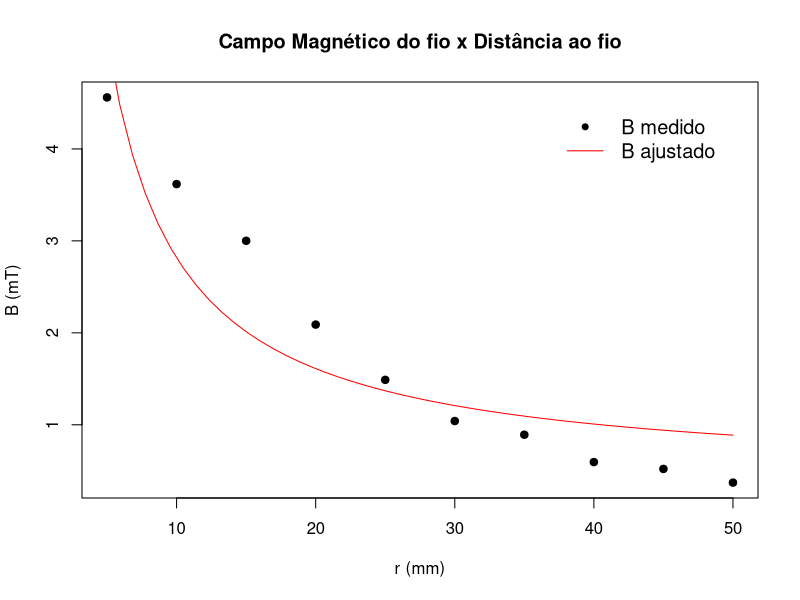

Recreate this plot in R. (Note: this script raises an error after producing the figure.)
library(readr)

# constants
u0 <- 4 * pi * 10 ^ (-7)
degree <- pi / 180
i <- 351.1
Bterra <- 1.70192 * 10 ^ (-5)

# get data
metric_i_cte <-
  read_delim(
    "data/metric_i_cte_r-em-cm.csv",
    ";",
    escape_double = FALSE,
    trim_ws = TRUE
  )

r_mm = metric_i_cte[, 1] * 10
teta = metric_i_cte[, 2]

# calculating Bexp and Bnom
Bexp = Bterra * tan(teta * degree)
colnames(Bexp) <- c("Bexp (T)")
Bnom <- ((u0 * i) / (2 * pi * r_mm))
colnames(Bnom) <- c("Bnom (T)")

table = r_mm
table[, 2] <- Bexp * (10 ^ 6)
colnames(table) <- c("r", "Bexp")

# fitting curve
fit = lm(Bexp ~ I(1 / r), data = table)

# getting info from the fit
summary(fit)

# write summary result into a file
#write(summary(fit), "../plots_and_figures/ex2_output.txt")

# create sequence for x coordinate
xx <- seq(5, 50, length = 50)

# save to file
png("../plots_and_figures/ex2_teta_per_r.png")
# png("../plots_and_figures/ex2_teta_per_r.png", width = 640, height = 480)

# plotting
plot(
  table,
  pch = 19,
  xlab = "r (mm)",
  ylab = "B (mT)",
  main = "Campo Magnético do fio x Distância ao fio"
)
# add adjested curve to the plot
lines(xx, predict(fit, data.frame(r = xx)), col = "red")

# adding subtitles to this graph
legend(
  "topright",
  inset = .05,
  c("B medido", "B ajustado"),
  col = c("black", "red"),
  lty = c(NA, 1),
  pch = c(20, NA),
  cex = 1.2,
  box.lty = 0
)


# save in device
dev.off()

table = r_mm
table[, 2] <- teta
table[, 3] <- Bexp * (10 ^ 6)
table[, 4] <- Bnom * (10 ^ 6)
colnames(table) <-
  c("r (mm)", "Deflexão ()", "Bexp (mT)", "Bnom (mT)")

write.table(
  table,
  file = "../plots_and_figures/output_table_exp2.csv",
  sep = ";",
  quote = FALSE,
  row.names = TRUE
)
